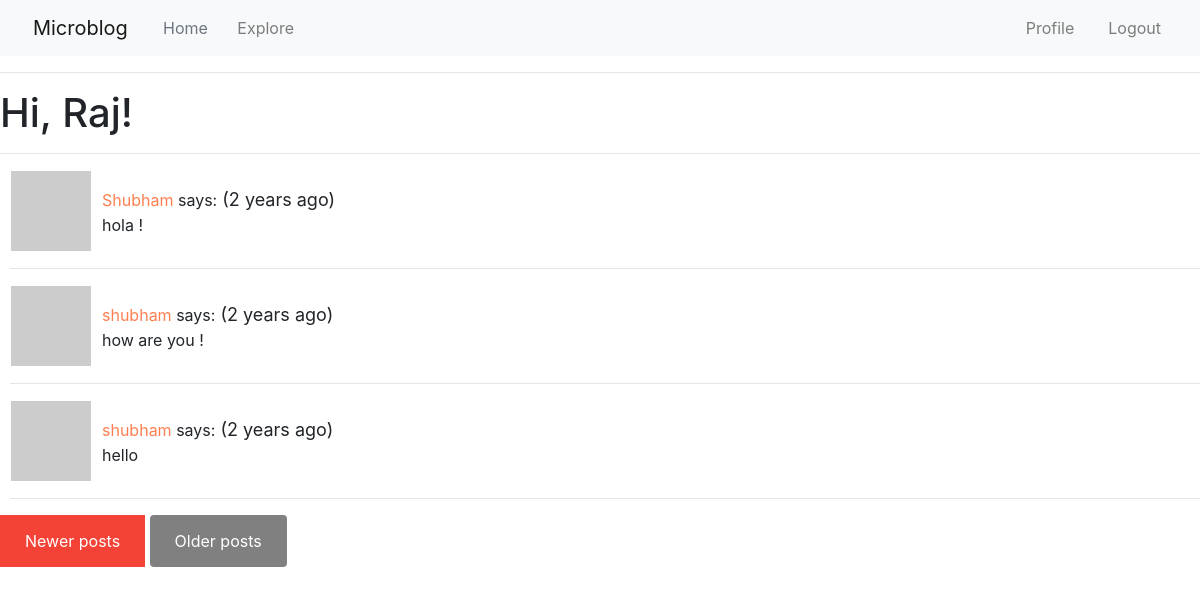
The app's page /explore?page=2 (signed in), older data.
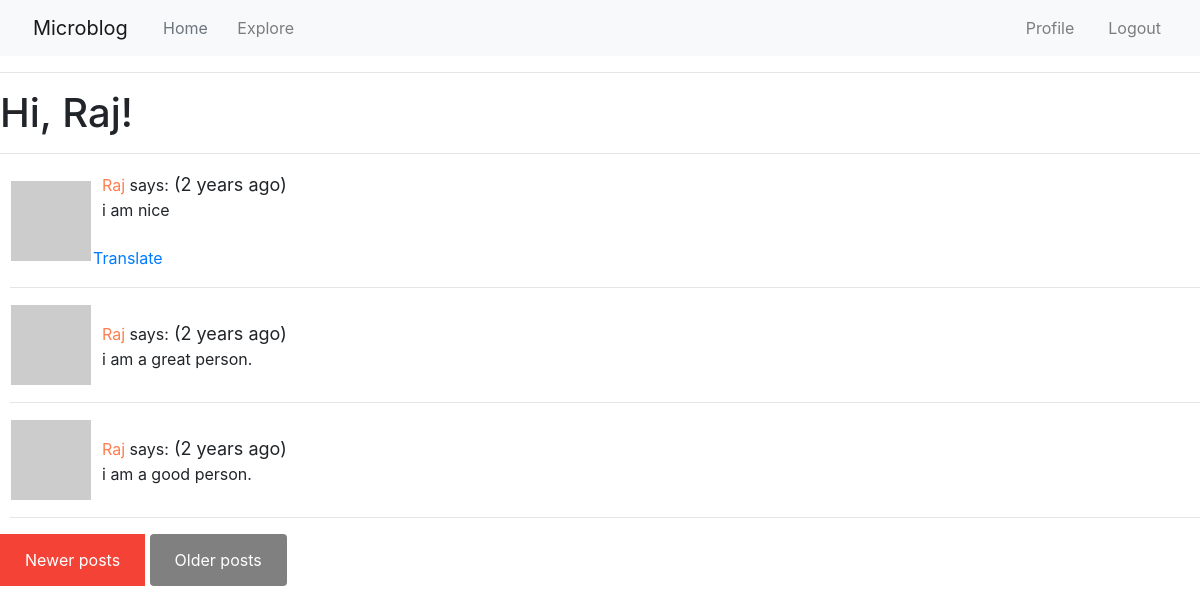
The same page, newer data.
### app/models.py (models this page shows, shortened)
class Post(db.Model):
    id=db.Column(db.Integer, primary_key=True)
    body=db.Column(db.String(140))
    timestamp=db.Column(db.DateTime, index=True, default=datetime.utcnow)
    language = db.Column(db.String(5))
    user_id = db.Column(db.Integer, db.ForeignKey('user.id'))

class User(UserMixin, db.Model):
    id=db.Column(db.Integer, primary_key=True)
    username=db.Column(db.String(64), index=True, unique=True)
    email=db.Column(db.String(120), index=True, unique=True)
    password_hash=db.Column(db.String(128))
    posts=db.relationship('Post', backref='author', lazy='dynamic')
    about_me=db.Column(db.String(140))
    last_seen=db.Column(db.DateTime,default=datetime.utcnow)
    followed=db.relationship(
        'User',secondary=followers,
        primaryjoin=(followers.c.follower_id == id),
        secondaryjoin=(followers.c.followed_id == id),
        backref=db.backref('followers',lazy='dynamic'),lazy='dynamic')
    def avatar(self,size):
        digest = md5(self.email.lower().encode('utf-8')).hexdigest()
        return 'https://www.gravatar.com/avatar/{}?d=identicon&s={}'.format(digest,size)

### app/routes.py (the view)
@app.route('/explore')
@login_required
def explore():
    page = request.args.get('page', 1, type=int)
    posts=Post.query.order_by(Post.timestamp.desc()).paginate(page,app.config['POSTS_PER_PAGE'],False)
    next_url = url_for('explore', page=posts.next_num) \
        if posts.has_next else None
    prev_url = url_for('explore', page=posts.prev_num) \
        if posts.has_prev else None
    return render_template("index.html", title='Explore', posts=posts.items,
                          next_url=next_url, prev_url=prev_url)

### app/models.py (called while the page is built)
@login.user_loader
def load_user(id):
    return User.query.get(int(id))

### app/routes.py (called while the page is built)
@app.before_request
def before_request():
    if current_user.is_authenticated:
        current_user.last_seen = datetime.utcnow()
        db.session.commit()
    g.locale = str(get_locale())

### app/templates/index.html (shortened to what this page needs)
{% import 'bootstrap/wtf.html' as wtf %}
{% extends "base.html" %}
{% block app_content %}
    <h1>{{ _('Hi, %(username)s!', username=current_user.username) }}</h1>
    <hr>
    <div style="padding-left: 10px;">
    {% for post in posts %}
        {% include '_post.html' %}
        <hr>
    {% endfor %}
    </div>
    {% if prev_url %}
    <a href="{{ prev_url }}" style="background-color: #f44336;
        color: white;
        padding: 14px 25px;
        text-align: center;
        text-decoration: none;
        display: inline-block;">{{_('Newer posts')}}</a>
    {% endif %}
    {% if next_url %}
    <a href="{{ next_url }}" style="background-color: grey;
    color: white;
    padding: 14px 25px;
    text-align: center;
    text-decoration: none;
    display: inline-block;
    border-radius: 4px;">{{_('Older posts')}}</a>
    {% endif %}
{% endblock %}

### app/templates/_post.html
<table>
    <tr value="top" style="">
        <div style="">
        <td><img src="{{ post.author.avatar(50) }}"></td>
        <td>
            &nbsp; <a href="{{ url_for('user' ,username=post.author.username) }}" style="text-decoration: none; color: coral;">
                {{ post.author.username }}
            </a>says:<span class="post-date" style="font-size:18px;padding-left:;"> ({{ moment(post.timestamp).fromNow() }})</span>
            <br>
            &nbsp;&nbsp;{{ post.body }}
            {% if post.language and post.language!=g.locale %}
                <br><br>
                <a href="#">{{ _('Translate') }}</a>
            {% endif %}
        </td>
        </div>
    </tr>
</table>

Row changes from the older to the newer data that the page shows:
no longer on this page (row unchanged): Post: author.username "Shubham", timestamp "2 years ago", body "hola !"
no longer on this page (row unchanged): Post: author.username "shubham", timestamp "2 years ago", body "how are you !"
no longer on this page (row unchanged): Post: author.username "shubham", timestamp "2 years ago", body "hello"
added Post: author.username "Raj", timestamp "2 years ago", body "i am nice"
added Post: author.username "Raj", timestamp "2 years ago", body "i am a great person."
added Post: author.username "Raj", timestamp "2 years ago", body "i am a good person."
